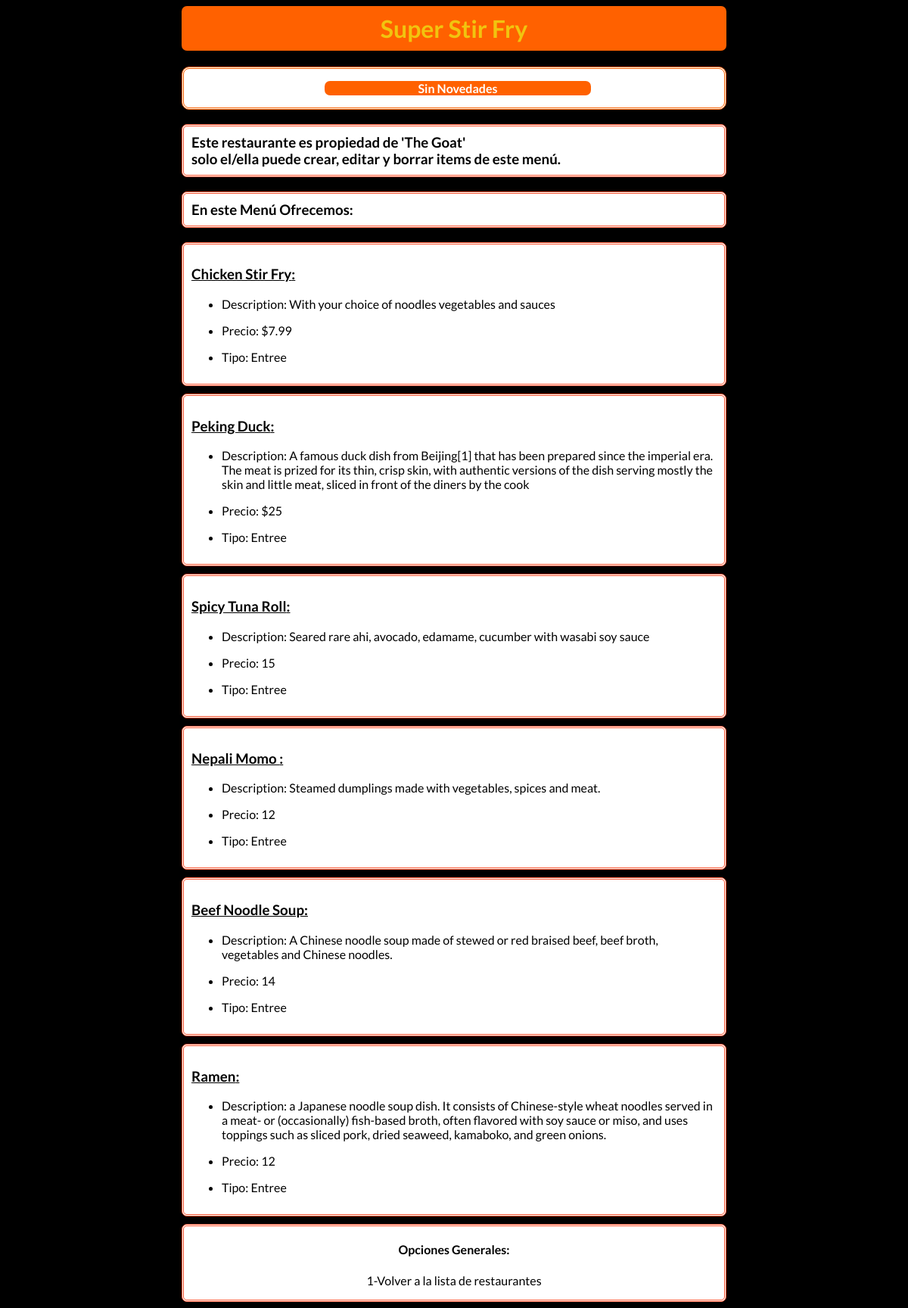
The app's page /restaurants/2/ with its own data.
### database_setup_2.py (models this page shows, shortened)
class Restaurant(Base):
    __tablename__ = 'restaurant'
    id = Column(Integer, primary_key=True)
    name = Column(String(250), nullable=False)
    user_id = Column(Integer, ForeignKey('user.id'))
    user = relationship(User)#Define la conexion con la tabla User.

class User(Base):
    __tablename__ = 'user'
    id = Column(Integer, primary_key=True)
    name = Column(String(250), nullable=False)
    email = Column(String(250), nullable=False)
    picture_url = Column(String(250))

class MenuItem(Base):
    __tablename__ = 'menu_item'
    name = Column(String(80), nullable=False)
    id = Column(Integer, primary_key=True)
    description = Column(String(250))
    price = Column(String(8))
    course = Column(String(250))
    restaurant_id = Column(Integer, ForeignKey('restaurant.id'))
    restaurant = relationship(Restaurant)
    user_id = Column(Integer, ForeignKey('user.id'))
    user = relationship(User)

### project.py (the view)
@app.route("/restaurants/<int:restaurant_id>/")#Con esta url estoy espesificando que el segundo elemento es un entero que corresponderá a el id de rest.
def restaurant_menu(restaurant_id):#Aqui se está resiviendo como argumento la segunda parte de la url.
	restaurant = session.query(Restaurant).filter_by(id = restaurant_id).one()#Se puede hacer con ".get()""
	items = session.query(MenuItem).filter_by(restaurant_id = restaurant.id)#SELECT de los items del menu de el primer rest.
	items = list(items)#Con esto funcionará el "if" que hay en la template.
	if items == []:
		flash("Este menú está vacío")
	owner_name = session.query(User).filter_by(id = restaurant.user_id).one().name
	is_allowed = login_session.get('user_id') == 1 or login_session.get('user_id') == restaurant.user_id#Para evitar tener que hacer esta comparación en el frontend.
	return render_template("menu.html", restaurant = restaurant, items = items, is_allowed = is_allowed, owner_name = owner_name)

### templates/menu.html (shortened to what this page needs)
<html>
	<head>
		<link rel="stylesheet" type="text/css" href="{{url_for('static', filename = 'stylo_menu_rest.css')}}">
	</head>
	<body>
		<div id ="cabecera">
			<center>
				<h1>{{restaurant.name}}</h1>
			</center>
		</div>
		<div id = flashed>
		{% with messages = get_flashed_messages() %}
			{% if messages %}
				<h3 id = innerNov>Novedades: </h3>
				<ul>
					{% for m in messages %}
						<li>
							 {{m}}
						</li>
					{% endfor %}
				</ul>
			{% else %}
				<center>
					 <p id = "innerP"> <b>Sin Novedades</b> </p>
				</center>
			{% endif %}
		{% endwith %}
		</div>
		<div>
			{% if is_allowed %}
				<h3 id="linkcrear">
					<a href = "{{url_for('new_menu_item', restaurant_id = restaurant.id) }}"> Crear Nuevo Item </a>
				</h3>
			{% else %}
				<h3 id="linkcrear">
					Este restaurante es propiedad de '{{owner_name}}' <br>solo el/ella puede crear, editar y borrar items de este menú.
				</h3>
			{% endif %}
		</div>
		{% if items %}
		<div>
			<h3 id="linkcrear">
				En este Menú Ofrecemos:
			</h3>
		</div>
			{% for i in items %}
			<div class="listdiv">
				<h3> <u> {{i.name}}: </u> </h3>
				<ul>
					<li> <p>Description:  {{i.description}}</p> </li>
					<li> <p> Precio: {{i.price}} </p> </li>
					<li> <p> Tipo: {{ i.course }} </p> </li>
				</ul>
			</div>
			{% endfor %}
		{% else %}
			<h2 id = "emptymenu"> Atención: <br>El menú de este restaurante no tiene nigun item, pulse el link de aca arriba para agregar uno. </h2>
		{% endif %}
		<footer>
			<center>
				<p>
					{% if items %}
						<h4>Opciones Generales:</h4>
						{%if is_allowed %}
							1-<a href="{{url_for('show_restaurants')}}">Volver a la lista de restaurantes</a>,
							2-<a href="{{url_for('restaurant_menu_JOSONs', restaurant_id = restaurant.id)}}">Ver JSONs de los items de este menú</a>,
							3-<a href="{{ url_for('delete_all', restaurant_id = restaurant.id)}}"> Borrar Todos los items del menú </a>
						{%else%}
							1-<a href="{{url_for('show_restaurants')}}">Volver a la lista de restaurantes</a>
						{% endif %}
					{% else %}
						Opciones Generales:<br>
						1-<a href="{{url_for('show_restaurants')}}">Volver a la lista de restaurantes</a>
					{% endif %}
				</p>
			</center>
		</footer>
	</body>
</html>

### static/stylo_menu_rest.css (style rules this page uses)
html { font-family: 'Lato', sans-serif; }
body { background-color: black; width: 60%; margin-left: 20%; }
h1 { color: #F1C40F; border-radius: 7px; border-width: 3px; background-color: #FF6100; padding: 10px; }
#flashed { background-color:white; border-radius: 10px; padding-left: 10px; border-style: double; border-color: #FF6100; color: black; }
#innerP { color: white; border-radius: 7px; background-color: #FF6100; width: 50%; }
a { transition: color 0.5s linear; color: black; text-decoration: none; }
#linkcrear { background-color: white; border-style: double; border-color: #FF5733; border-radius: 7px; padding: 10px; color: black; }
.listdiv { color: black; border-style: double; border-color: #FF5733; border-radius: 7px; background-color: white; padding: 10px; margin-bottom: 10px; }
footer { color: black; border-style: double; border-color: #FF5733; border-radius: 7px; background-color: white; }

### records on screen
Restaurant: name "Super Stir Fry"
User: name "The Goat"
MenuItem: name "Chicken Stir Fry", description "With your choice of noodles vegetables and sauces", price "$7.99", course "Entree"
MenuItem: name "Peking Duck", description "A famous duck dish from Beijing[1] that has been prepared since the imperial era. The meat is prized for its thin, crisp skin, with authentic versions of the dish serving mostly the skin and little meat, sliced in front of the diners by the cook", price "$25", course "Entree"
MenuItem: name "Spicy Tuna Roll", description "Seared rare ahi, avocado, edamame, cucumber with wasabi soy sauce", price "15", course "Entree"
MenuItem: name "Nepali Momo", description "Steamed dumplings made with vegetables, spices and meat.", price "12", course "Entree"
MenuItem: name "Beef Noodle Soup", description "A Chinese noodle soup made of stewed or red braised beef, beef broth, vegetables and Chinese noodles.", price "14", course "Entree"
MenuItem: name "Ramen", description "a Japanese noodle soup dish. It consists of Chinese-style wheat noodles served in a meat- or (occasionally) fish-based broth, often flavored with soy sauce or miso, and uses toppings such as sliced pork, dried seaweed, kamaboko, and green onions.", price "12", course "Entree"
